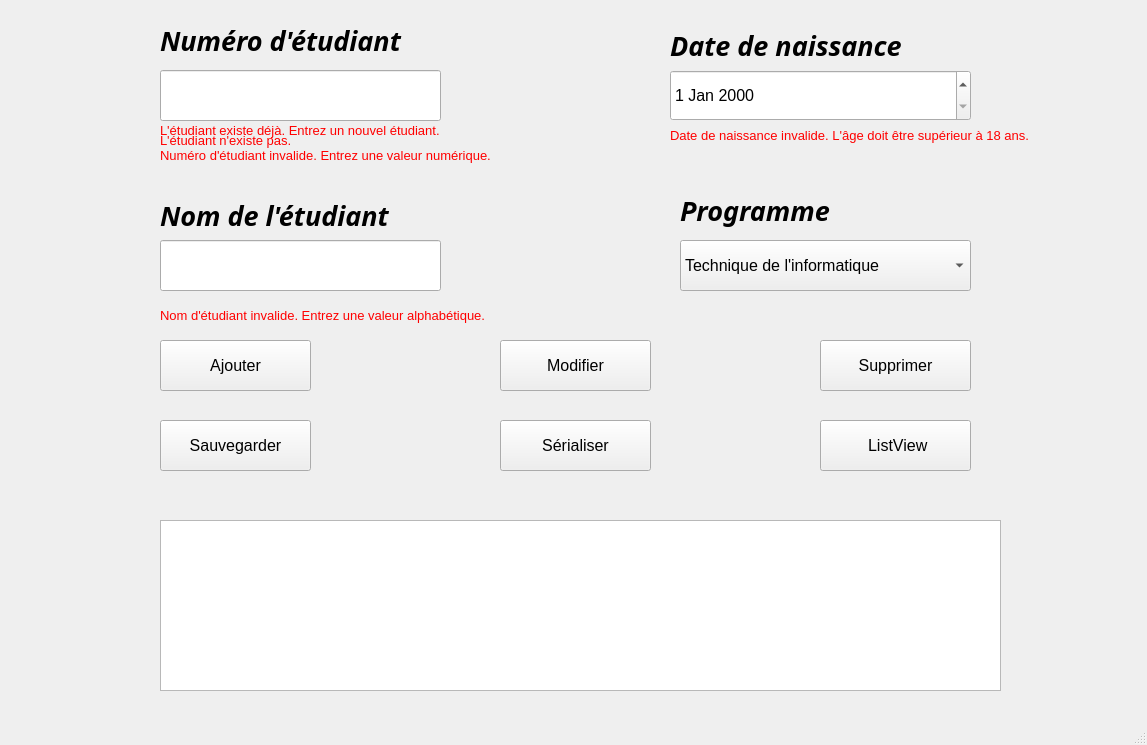
<?xml version="1.0" encoding="UTF-8"?>
<ui version="4.0">
 <class>MainWindow</class>
 <widget class="QMainWindow" name="MainWindow">
  <property name="geometry">
   <rect>
    <x>0</x>
    <y>0</y>
    <width>1147</width>
    <height>745</height>
   </rect>
  </property>
  <property name="windowTitle">
   <string>MainWindow</string>
  </property>
  <widget class="QWidget" name="centralwidget">
   <widget class="QPushButton" name="pushButton_ajouter">
    <property name="geometry">
     <rect>
      <x>160</x>
      <y>340</y>
      <width>151</width>
      <height>51</height>
     </rect>
    </property>
    <property name="font">
     <font>
      <pointsize>12</pointsize>
     </font>
    </property>
    <property name="text">
     <string>Ajouter</string>
    </property>
   </widget>
   <widget class="QLabel" name="label_numero">
    <property name="geometry">
     <rect>
      <x>160</x>
      <y>25</y>
      <width>271</width>
      <height>31</height>
     </rect>
    </property>
    <property name="font">
     <font>
      <family>Agency FB</family>
      <pointsize>20</pointsize>
      <weight>75</weight>
      <italic>true</italic>
      <bold>true</bold>
     </font>
    </property>
    <property name="text">
     <string>Numéro d'étudiant</string>
    </property>
   </widget>
   <widget class="QLineEdit" name="lineEdit_numero">
    <property name="geometry">
     <rect>
      <x>160</x>
      <y>70</y>
      <width>281</width>
      <height>51</height>
     </rect>
    </property>
    <property name="font">
     <font>
      <pointsize>12</pointsize>
      <italic>true</italic>
     </font>
    </property>
   </widget>
   <widget class="QTextBrowser" name="textBrowser_afficher">
    <property name="geometry">
     <rect>
      <x>160</x>
      <y>520</y>
      <width>841</width>
      <height>171</height>
     </rect>
    </property>
   </widget>
   <widget class="QLineEdit" name="lineEdit_nom">
    <property name="geometry">
     <rect>
      <x>160</x>
      <y>240</y>
      <width>281</width>
      <height>51</height>
     </rect>
    </property>
    <property name="font">
     <font>
      <pointsize>12</pointsize>
      <italic>true</italic>
     </font>
    </property>
   </widget>
   <widget class="QLabel" name="label_nom">
    <property name="geometry">
     <rect>
      <x>160</x>
      <y>200</y>
      <width>271</width>
      <height>31</height>
     </rect>
    </property>
    <property name="font">
     <font>
      <family>Agency FB</family>
      <pointsize>20</pointsize>
      <weight>75</weight>
      <italic>true</italic>
      <bold>true</bold>
     </font>
    </property>
    <property name="text">
     <string>Nom de l'étudiant</string>
    </property>
   </widget>
   <widget class="QLabel" name="label_erreur_numero">
    <property name="enabled">
     <bool>true</bool>
    </property>
    <property name="geometry">
     <rect>
      <x>160</x>
      <y>140</y>
      <width>441</width>
      <height>31</height>
     </rect>
    </property>
    <property name="font">
     <font>
      <pointsize>10</pointsize>
      <weight>50</weight>
      <bold>false</bold>
     </font>
    </property>
    <property name="text">
     <string>&lt;html&gt;&lt;head/&gt;&lt;body&gt;&lt;p&gt;&lt;span style=&quot; color:#ff0000;&quot;&gt; Numéro d'étudiant invalide. Entrez une valeur numérique.&lt;/span&gt;&lt;/p&gt;&lt;/body&gt;&lt;/html&gt;</string>
    </property>
   </widget>
   <widget class="QPushButton" name="pushButton_supprimer">
    <property name="geometry">
     <rect>
      <x>820</x>
      <y>340</y>
      <width>151</width>
      <height>51</height>
     </rect>
    </property>
    <property name="font">
     <font>
      <pointsize>12</pointsize>
     </font>
    </property>
    <property name="text">
     <string>Supprimer</string>
    </property>
   </widget>
   <widget class="QPushButton" name="pushButton_modifier">
    <property name="geometry">
     <rect>
      <x>500</x>
      <y>340</y>
      <width>151</width>
      <height>51</height>
     </rect>
    </property>
    <property name="font">
     <font>
      <pointsize>12</pointsize>
     </font>
    </property>
    <property name="text">
     <string>Modifier</string>
    </property>
   </widget>
   <widget class="QLabel" name="label_programme">
    <property name="geometry">
     <rect>
      <x>680</x>
      <y>190</y>
      <width>271</width>
      <height>41</height>
     </rect>
    </property>
    <property name="font">
     <font>
      <family>Agency FB</family>
      <pointsize>20</pointsize>
      <weight>75</weight>
      <italic>true</italic>
      <bold>true</bold>
     </font>
    </property>
    <property name="text">
     <string>Programme</string>
    </property>
   </widget>
   <widget class="QComboBox" name="comboBox_programme">
    <property name="geometry">
     <rect>
      <x>680</x>
      <y>240</y>
      <width>291</width>
      <height>51</height>
     </rect>
    </property>
    <property name="font">
     <font>
      <pointsize>12</pointsize>
     </font>
    </property>
    <item>
     <property name="text">
      <string>Technique de l'informatique</string>
     </property>
    </item>
    <item>
     <property name="text">
      <string>Sciences infirmières</string>
     </property>
    </item>
    <item>
     <property name="text">
      <string>Administration</string>
     </property>
    </item>
   </widget>
   <widget class="QPushButton" name="pushButton_sauvegarder">
    <property name="geometry">
     <rect>
      <x>160</x>
      <y>420</y>
      <width>151</width>
      <height>51</height>
     </rect>
    </property>
    <property name="font">
     <font>
      <pointsize>12</pointsize>
     </font>
    </property>
    <property name="text">
     <string>Sauvegarder</string>
    </property>
   </widget>
   <widget class="QPushButton" name="pushButton_afficher_listview">
    <property name="geometry">
     <rect>
      <x>820</x>
      <y>420</y>
      <width>151</width>
      <height>51</height>
     </rect>
    </property>
    <property name="font">
     <font>
      <pointsize>12</pointsize>
     </font>
    </property>
    <property name="text">
     <string> ListView</string>
    </property>
   </widget>
   <widget class="QDateEdit" name="dateEdit_DNaiss">
    <property name="geometry">
     <rect>
      <x>670</x>
      <y>70</y>
      <width>301</width>
      <height>51</height>
     </rect>
    </property>
    <property name="font">
     <font>
      <pointsize>12</pointsize>
     </font>
    </property>
   </widget>
   <widget class="QLabel" name="label_date_naiss">
    <property name="geometry">
     <rect>
      <x>670</x>
      <y>30</y>
      <width>271</width>
      <height>31</height>
     </rect>
    </property>
    <property name="font">
     <font>
      <family>Agency FB</family>
      <pointsize>20</pointsize>
      <weight>75</weight>
      <italic>true</italic>
      <bold>true</bold>
     </font>
    </property>
    <property name="text">
     <string>Date de naissance</string>
    </property>
   </widget>
   <widget class="QPushButton" name="pushButton_serealiser">
    <property name="geometry">
     <rect>
      <x>500</x>
      <y>420</y>
      <width>151</width>
      <height>51</height>
     </rect>
    </property>
    <property name="font">
     <font>
      <pointsize>12</pointsize>
     </font>
    </property>
    <property name="text">
     <string>Sérialiser</string>
    </property>
   </widget>
   <widget class="QLabel" name="label_erreur_nom">
    <property name="enabled">
     <bool>true</bool>
    </property>
    <property name="geometry">
     <rect>
      <x>160</x>
      <y>300</y>
      <width>441</width>
      <height>31</height>
     </rect>
    </property>
    <property name="font">
     <font>
      <pointsize>10</pointsize>
      <weight>50</weight>
      <bold>false</bold>
     </font>
    </property>
    <property name="text">
     <string>&lt;html&gt;&lt;head/&gt;&lt;body&gt;&lt;p&gt;&lt;span style=&quot; color:#ff0000;&quot;&gt;Nom d'étudiant invalide. Entrez une valeur alphabétique.&lt;/span&gt;&lt;/p&gt;&lt;/body&gt;&lt;/html&gt;</string>
    </property>
   </widget>
   <widget class="QLabel" name="label_erreur_date">
    <property name="enabled">
     <bool>true</bool>
    </property>
    <property name="geometry">
     <rect>
      <x>670</x>
      <y>120</y>
      <width>471</width>
      <height>31</height>
     </rect>
    </property>
    <property name="font">
     <font>
      <pointsize>10</pointsize>
      <weight>50</weight>
      <bold>false</bold>
     </font>
    </property>
    <property name="text">
     <string>&lt;html&gt;&lt;head/&gt;&lt;body&gt;&lt;p&gt;&lt;span style=&quot; color:#ff0000;&quot;&gt;Date de naissance invalide. L'âge doit être supérieur à 18 ans.&lt;/span&gt;&lt;/p&gt;&lt;/body&gt;&lt;/html&gt;</string>
    </property>
   </widget>
   <widget class="QLabel" name="label_erreur_Etu_Existe">
    <property name="geometry">
     <rect>
      <x>160</x>
      <y>120</y>
      <width>421</width>
      <height>21</height>
     </rect>
    </property>
    <property name="font">
     <font>
      <pointsize>10</pointsize>
     </font>
    </property>
    <property name="text">
     <string>&lt;html&gt;&lt;head/&gt;&lt;body&gt;&lt;p&gt;&lt;span style=&quot; color:#ff0000;&quot;&gt;L'étudiant existe déjà. Entrez un nouvel étudiant.&lt;/span&gt;&lt;/p&gt;&lt;/body&gt;&lt;/html&gt;</string>
    </property>
   </widget>
   <widget class="QLabel" name="label_erreur_Etu_Inexistant">
    <property name="geometry">
     <rect>
      <x>160</x>
      <y>130</y>
      <width>421</width>
      <height>21</height>
     </rect>
    </property>
    <property name="font">
     <font>
      <pointsize>10</pointsize>
     </font>
    </property>
    <property name="text">
     <string>&lt;html&gt;&lt;head/&gt;&lt;body&gt;&lt;p&gt;&lt;span style=&quot; color:#ff0000;&quot;&gt;L'étudiant n'existe pas.&lt;/span&gt;&lt;/p&gt;&lt;/body&gt;&lt;/html&gt;</string>
    </property>
   </widget>
   <widget class="QLabel" name="label_erreur_fichier">
    <property name="geometry">
     <rect>
      <x>460</x>
      <y>480</y>
      <width>271</width>
      <height>31</height>
     </rect>
    </property>
    <property name="font">
     <font>
      <pointsize>10</pointsize>
     </font>
    </property>
    <property name="autoFillBackground">
     <bool>true</bool>
    </property>
    <property name="text">
     <string>&lt;html&gt;&lt;head/&gt;&lt;body&gt;&lt;p&gt;&lt;br/&gt;&lt;/p&gt;&lt;/body&gt;&lt;/html&gt;</string>
    </property>
    <property name="textFormat">
     <enum>Qt::RichText</enum>
    </property>
    <property name="scaledContents">
     <bool>false</bool>
    </property>
    <property name="wordWrap">
     <bool>false</bool>
    </property>
   </widget>
  </widget>
  <widget class="QMenuBar" name="menubar">
   <property name="geometry">
    <rect>
     <x>0</x>
     <y>0</y>
     <width>1147</width>
     <height>26</height>
    </rect>
   </property>
  </widget>
  <widget class="QStatusBar" name="statusbar"/>
 </widget>
 <tabstops>
  <tabstop>pushButton_ajouter</tabstop>
  <tabstop>lineEdit_numero</tabstop>
 </tabstops>
 <resources/>
 <connections/>
</ui>
